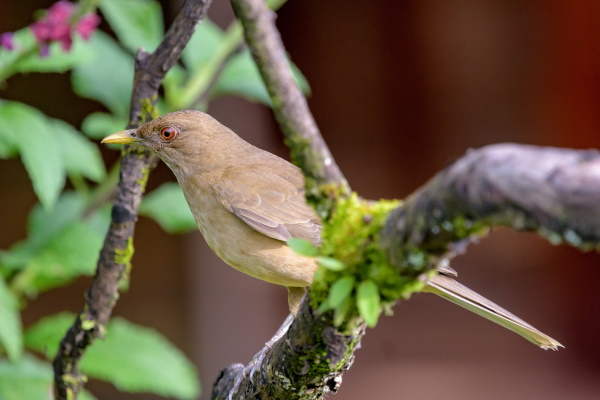
#> input picture opencv experiments/python/cv_course_materials/bird.jpg, 600 x 400 px
$ jupyter execute --allow-errors handling_pixel_intensitiy.ipynb
#> lines starting #> are read from the running program, lines starting #| are printed output that depends on the picture
[cell 1]
import cv2
import numpy as np

### Grayscale

[cell 2]
image = cv2.imread("./camus.jpg", cv2.IMREAD_GRAYSCALE)
#> (the rest of this cell did not finish here and is left out)

[cell 3]
cv2.imshow("albert camus", image)
cv2.waitKey()
cv2.destroyAllWindows()

### Colored image

[cell 4]
original = cv2.imread("./cv_course_materials/bird.jpg", cv2.IMREAD_COLOR)
#> original is the input picture: shape (400, 600, 3); mean B, G, R 66.5, 91.5, 103.6

[cell 5]
cv2.imshow("original image", original)
#> (the rest of this cell did not finish here and is left out)

### Edge Detection

[cell 6]
original = cv2.imread("./cv_course_materials/bird.jpg", cv2.IMREAD_COLOR)

# we have to transform the image into grayscale
gray_image = cv2.cvtColor(original,cv2.COLOR_BGR2GRAY)
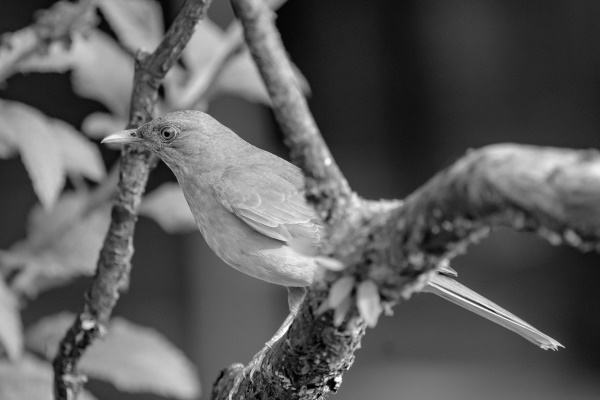
#> gray_image: shape (400, 600); min 0, max 255, mean 92.2

# lalacian kernel
kernel = np.array([[0,1,0],[1,-4,1],[0,1,0]])

result_image = cv2.Laplacian(gray_image,-1)
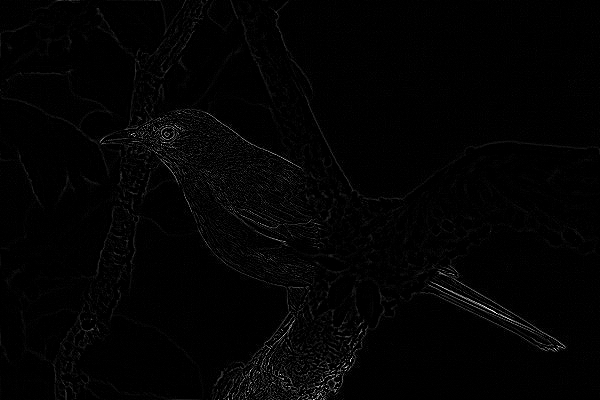
#> result_image: shape (400, 600); min 0, max 255, mean 3.2

kernel = np.ones((5,5))/25
blur_image = cv2.filter2D(original,-1,kernel)

#gaussian blur to reduce noice in an image

[cell 7]
cv2.imshow("original image", gray_image)
cv2.imshow("result_image", result_image)
cv2.waitKey()
cv2.destroyAllWindows()

### Sharpen Image

[cell 8]
original = cv2.imread("./cv_course_materials/bird.jpg", cv2.IMREAD_COLOR)

# sharpen kernel
# if blurry video or image apply sharpen kernel
kernel = np.array([[0,-1,0],[-1,5,-1],[0,-1,0]])

sharpen_image = cv2.filter2D(original,-1,kernel)
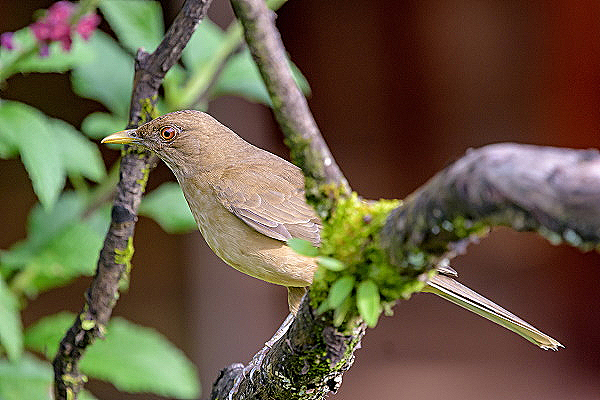
#> sharpen_image: shape (400, 600, 3); mean B, G, R 66.9, 91.5, 103.5

$ run again, with opencv experiments/python/cv_course_materials/face_asian.jpg copied over opencv experiments/python/cv_course_materials/bird.jpg
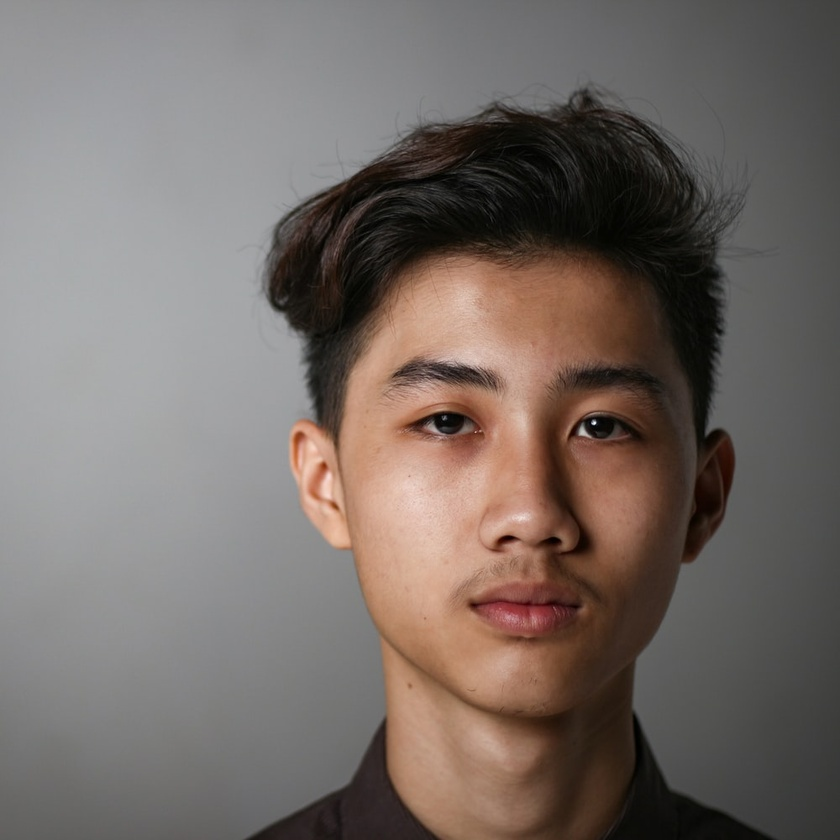
#> input picture opencv experiments/python/cv_course_materials/face_asian.jpg, 840 x 840 px, shrunk from 1000 x 1000 before the run
#> original is the input picture: shape (840, 840, 3); mean B, G, R 102.7, 107.7, 117.5
#> `gray_image = cv2.cvtColor(original,cv2.COLOR_BGR2GRAY)`:
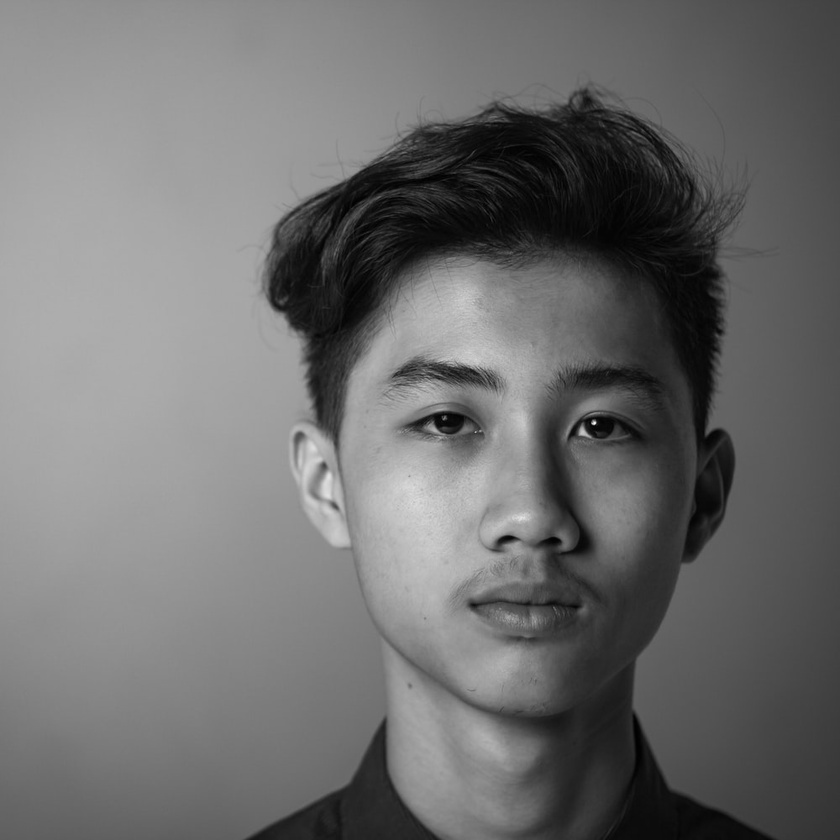
#> gray_image: shape (840, 840); min 0, max 253, mean 110.1
#> `result_image = cv2.Laplacian(gray_image,-1)`:
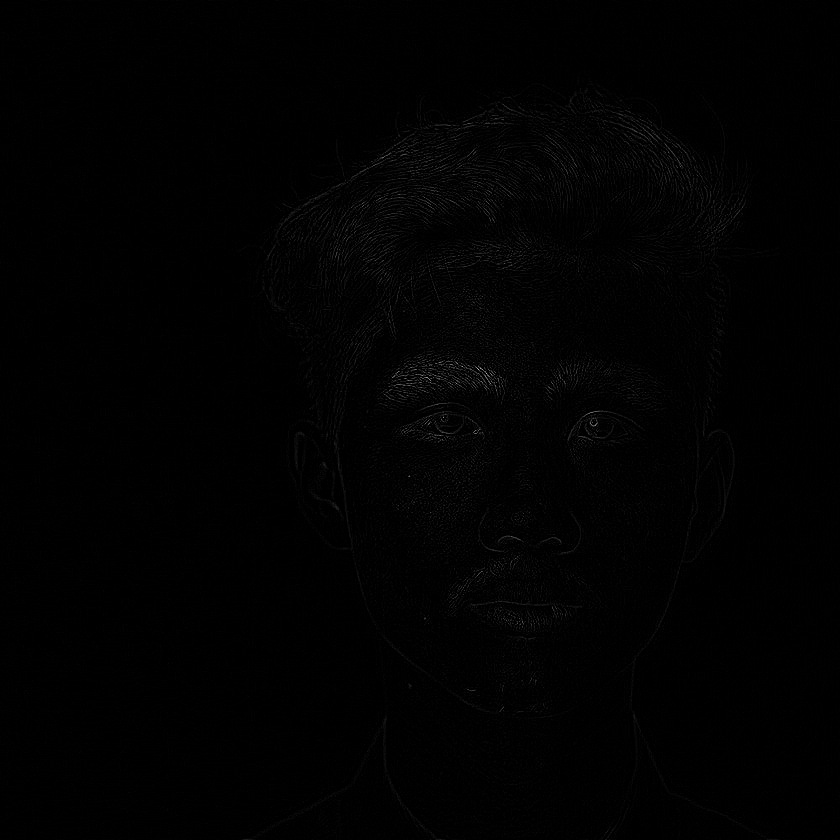
#> result_image: shape (840, 840); min 0, max 195, mean 1.5

$ run again, with opencv experiments/python/cv_course_materials/male_face.png saved as opencv experiments/python/cv_course_materials/bird.jpg
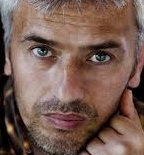
#> input picture opencv experiments/python/cv_course_materials/male_face.png, 144 x 155 px
#> original is the input picture: shape (155, 144, 3); mean B, G, R 82.6, 93, 119.4
#> `result_image = cv2.Laplacian(gray_image,-1)`:
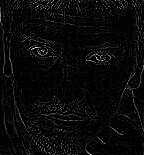
#> result_image: shape (155, 144); min 0, max 255, mean 9.5
#> `sharpen_image = cv2.filter2D(original,-1,kernel)`:
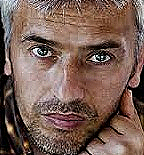
#> sharpen_image: shape (155, 144, 3); mean B, G, R 84.8, 94.9, 120.5
